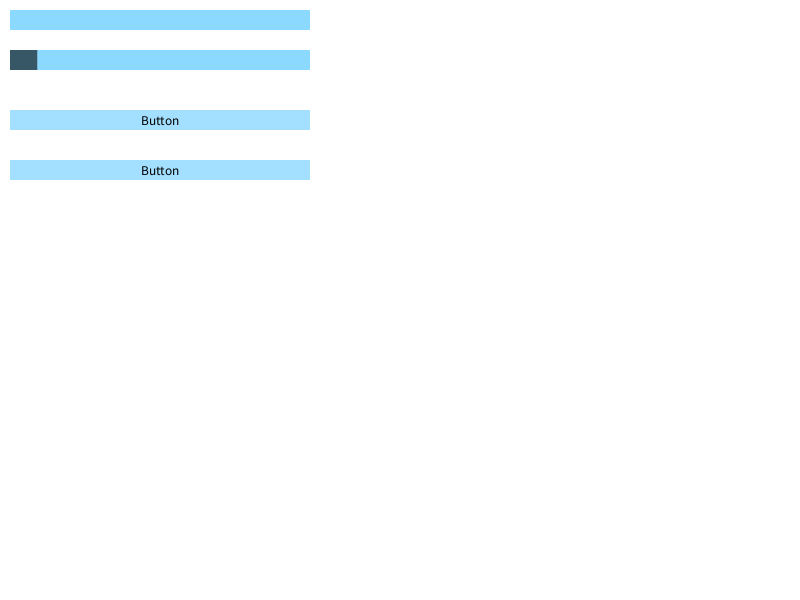
Frame 1 (no input)
Frame 60 (the mouse pressed at the canvas centre just before this capture): identical to frame 1, image omitted
Frame 120 (the mouse held since frame 60 and released just before this capture): identical to frame 1, image omitted

The Processing sketch that drew this single still picture (run headless with seeded random() and noise(); from frame 60 on, the mouse is pressed at the canvas centre):

// Processing sketch: controls
// ── controls.pde
final int CS_NORMAL =  0, 
CS_HOVER =  1, 
CS_PRESS =  2, 
CS_CLICK =  3;
class Control
{
  float x, y, w, h;
  color fg, bg;
  int state;
  Control()
  {
  }
  Control(int x_pos, int y_pos, int Width, int Height, color foreground, color background)
  {
    state = CS_NORMAL;
    x = x_pos;
    y = y_pos;
    w = Width;
    h = Height;
    fg = foreground;
    bg = background;
  }
  void draw()
  {
    noStroke();
    fill(bg, 192);
    rect(x, y, w, h);
  }
  int hitTest()
  {
    if (mouseX>=x&&mouseX-x<=w)
    {
      if (mouseY>=y&&mouseY-y<=h)
      {
        // Mouse in area
        if (mousePressed)
        {
          if (state != CS_PRESS)
          {
            state = CS_PRESS;
            return CS_CLICK;
          }
          return CS_PRESS;
        }
        state = CS_HOVER;
        return CS_HOVER;
      }
    }
    state = CS_NORMAL;
    return CS_NORMAL;
  }
}

class Slider extends Control
{
  public float value;
  Slider(float init_val, int x_pos, int y_pos, int Width, int Height, color background, color tint)
  {
    //    super.Control(x_pos, y_pos, Width, Height, tint, background);
    state = CS_NORMAL;
    x = x_pos;
    y = y_pos;
    w = Width/1.1;
    h = Height;
    fg = tint;
    bg = background;
    value = init_val;
  }
  void draw()
  {
    // Reset Out-of-Bounds
    if (value<0)
    {
      value = 0;
    }
    if (value>1)
    {
      value = 1;
    }
    float w_temp = w; // Slider background must be complete
    w*=1.1;
    super.draw();
    w = w_temp; // Set back for slider drawing
    // Draw Slider
    noStroke();
    switch(state)
    {
    case CS_NORMAL:
      fill(fg, 153);
      break;
    case CS_HOVER:
      fill(fg, 255);
      break;
    case CS_PRESS:
      fill(fg, 192);
      break;
    }
    rect(x+value*w, y, w/10, h);
  }
  float drag_begin_displacement; // Temp variable for dragging
  float value0;
  private void updateVal()
  {
    value = value0 + ((float)((mouseX-drag_begin_displacement)))/((float)w);
  }
  int hitTest()
  {
    if (mouseY>=y&&mouseY-y<=h)
    {
      if (mouseX>=x+value*w&&mouseX-(x+value*w)<=w/10&&value>=0&&value<=1)
      {
        // Mouse on block
        if (mousePressed)
        {
          // Update value
          if (state != CS_PRESS)
          {
            // Just Began dragging
            drag_begin_displacement = mouseX;
            value0 = value;
          }
          updateVal();
          state = CS_PRESS;
          return CS_PRESS;
        }
        state = CS_HOVER;
        return CS_HOVER;
      }
      // Outside, fall out
    }
    if (mousePressed&&state==CS_PRESS&&value>=0&&value<=1)
    {
      // Drag out of region, but continue
      updateVal();
      return CS_PRESS;
    }
    state = CS_NORMAL;
    return CS_NORMAL;
  }
}

class Button extends Control
{
  public String title;
  Button()
  {}
  Button(String text, int x_pos, int y_pos, int Width, int Height, color textColor, color background)
  {
    title = text;
    x = x_pos;
    y = y_pos;
    w = Width;
    h = Height;
    fg = textColor;
    bg = background;
  }
  void draw()
  {
    noStroke();
    switch(state)
    {
    case CS_NORMAL:
      fill(bg, 153);
      break;
    case CS_HOVER:
      fill(bg, 255);
      break;
    case CS_PRESS:
      fill(bg, 192);
      break;
    }
    rect(x, y, w, h);
    fill(fg);
    textSize(h/1.5);
    textAlign(CENTER, CENTER);
    text(title, x, y, w, h);
  }
  int hitTest()
  {
    if (mouseX>=x&&mouseX-x<=w)
    {
      if (mouseY>=y&&mouseY-y<=h)
      {
        // Mouse in area
        if (mousePressed)
        {
          if (state != CS_PRESS)
          {
            state = CS_PRESS;
            return CS_CLICK;
          }
          return CS_PRESS;
        }
        state = CS_HOVER;
        return CS_HOVER;
      }
    }
    state = CS_NORMAL;
    return CS_NORMAL;
  }
}

class StateButton extends Button
{
  public boolean selected;
  StateButton(boolean Selected, String text, int x_pos, int y_pos, int Width, int Height, color textColor, color background)
  {
    selected = Selected;
    title = text;
    x = x_pos;
    y = y_pos;
    w = Width;
    h = Height;
    fg = textColor;
    bg = background;
  }
  void draw()
  {
    noStroke();
    switch(state)
    {
    case CS_NORMAL:
      if(selected)
      {
        fill(bg, 255);
      }
      else
      {
        fill(bg, 153);
      }
      break;
    case CS_HOVER:
      fill(bg, 255);
      break;
    case CS_PRESS:
      fill(bg, 192);
      break;
    }
    rect(x, y, w, h);
    fill(fg);
    textSize(h/1.5);
    textAlign(CENTER, CENTER);
    text(title, x, y, w, h);
  }
  int hitTest()
  {
    int test_result = super.hitTest();
    if (test_result == CS_CLICK)
    {
      selected = true;
    }
    return test_result;
  }
}

Control control = new Control(10, 10, 300, 20, #000000, #66ccff);
Slider slider = new Slider(0, 10, 50, 300, 20, #66ccff, #000000);
Button button = new Button("Button", 10, 110, 300, 20, #000000, #66ccff);
StateButton sbutton = new StateButton(false, "Button", 10, 160, 300, 20, #000000, #66ccff);

void setup()
{
  size(800, 600);
}

void draw()
{
  background(#ffffff);
  control.hitTest();
  control.draw();
  slider.hitTest();
  slider.draw();
  button.hitTest();
  button.draw();
  sbutton.hitTest();
  sbutton.draw();
}
